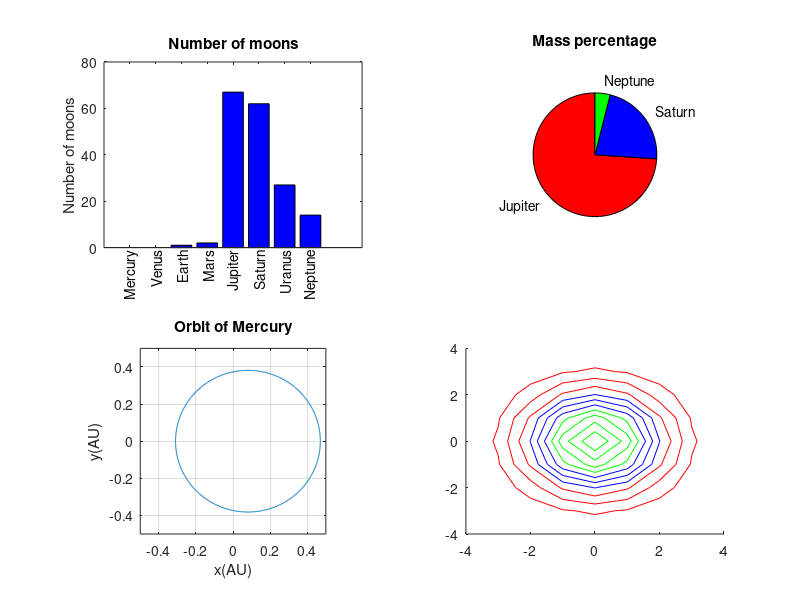

Reproduce this figure in MATLAB. (Note: this script raises an error after producing the figure.)


clc
clear 
close all

load planets.mat %load data

subplot(2,2,1)
y1 = moons;
bar(y1,'b')
xposi = 1:1:8;
yposi = (0-1)*ones(1,8);
set(gca,'XTickLabel',[])
text(xposi,yposi,{'Mercury','Venus','Earth', 'Mars', 'Jupiter', 'Saturn','Uranus','Neptune'},...
'HorizontalAlignment','right','rotation',90);
ylim([0 80])
title('Number of moons')
ylabel('Number of moons')


subplot(2,2,2)
y2 = mass(1,[5 6 8]);
labels = {'Jupiter','Saturn','Neptune'};
pie(y2,labels)
title('Mass percentage')
colormap([1 0 0;0 0 1;0 1 0])


subplot(2,2,3)
t = 0:.01:2*pi;
a = distance(1,1);
e = eccentricity(1,1);
b = sqrt(a^2*(1-e^2));
c = sqrt((a^2 - b^2));
x1 = c + a*cos(t);
y3 = b*sin(t);
plot(x1,y3)
xlim([-0.5 0.5])
ylim([-0.5 0.5])
grid on
axis square
title('Orbit of Mercury')
xlabel('x(AU)')
ylabel('y(AU)')


subplot(2,2,4)
[x,y] = meshgrid(-4:1:4,-4:1:4);
z = exp(-(x.^2+y.^2)/4);
[dx,dy] = gradient(z,.2,.2);
contour(x,y,z,'color','blue')
hold on
quiver(x,y,dx,dy,'color','red')
hold off
xlim([-4 4])
ylim([-4 4])
axis square
title('Contours and Gradients')
xlabel('x(km)')
ylabel('y(km)')

